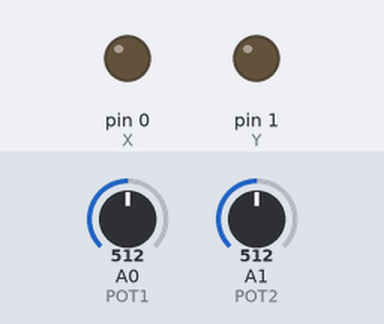
A sketch run on a simulated Arduino Uno, built with avr-gcc and run on an emulated ATmega328P. Parts: output pins drawn as LEDs (lit = HIGH). Inputs (shaded band) come from the test bench; at power-on: A0 (POT1) = 512, A1 (POT2) = 512.

Above: at 1.2 s.
1.3 s: A0 (POT1) set to 555
2.8 s: A0 (POT1) set to 573
At 4.0 s:
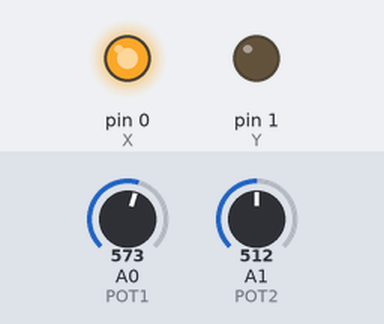
4.3 s: A1 (POT2) set to 533
At 4.8 s:
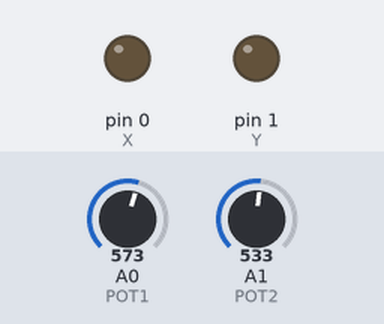
5.8 s: A1 (POT2) set to 608
7.3 s: A1 (POT2) set to 642
At 8.5 s:
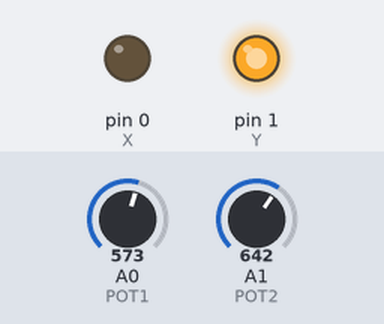
8.8 s: A0 (POT1) set to 716
At 9.4 s:
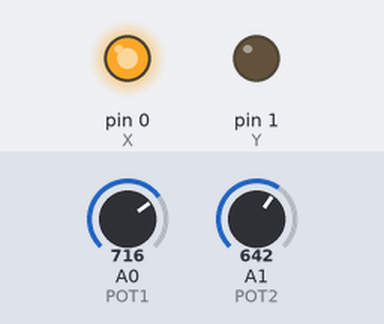
Timing chart, 0 to 11.3 s (numbered marks = the images above; inputs shaded):
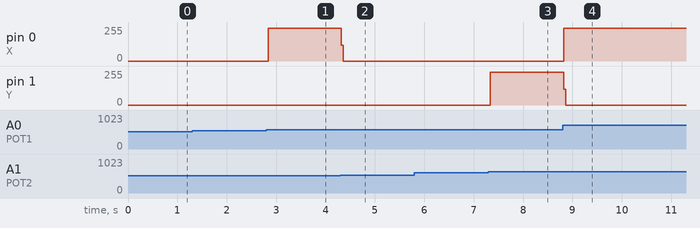

Measured:
- the behaviour switches between 563 and 564 on A0 (POT1) (found by bisection; images 0 and 1)
- the behaviour switches between 521 and 522 on A1 (POT2) (found by bisection; images 1 and 2)
- the behaviour switches between 624 and 625 on A1 (POT2) (found by bisection; images 2 and 3)
- after the input at 1.3 s, every drawn part: stays the same
- after the input at 2.8 s, pin 0 (X): 0/255 → 246/255 at once
- after the input at 4.3 s, pin 0 (X): 246/255 → 0/255 at once
- after the input at 5.8 s, every drawn part: stays the same
- after the input at 7.3 s, pin 1 (Y): 0/255 → 247/255 at once
- after the input at 8.8 s, pin 0 (X): 0/255 → 246/255 at once; pin 1 (Y): 247/255 → 0/255 at once

The sketch:

Forearm.ino
```cpp
int POT1 = A0;    // select the input pin for the potentiometer 1
int  POT2 = A1;    // select the input pin for the potentiometer 2
int X = 0;      //  select the pin for the motor control (FORWARD)
int Y = 1;      // select the  pin for the motor control (REVERSE)
int sensorValue1 = 0;  // variable to store  the value coming from POT1
int sensorValue2 = 0;  // variable to store the value  coming from POT2
void setup()
{ // declare X AND Y as an OUTPUT:
  pinMode(X,  OUTPUT);
  pinMode(Y, OUTPUT); }
void loop()
{  // read the values from  the POTS:
  sensorValue1 = analogRead(POT1);
  sensorValue2 = analogRead(POT2);
  // compare sensor values:
  if (sensorValue1 <= sensorValue2 + 50 || sensorValue1  >= sensorValue2 - 50)
{ digitalWrite(X, LOW);
  digitalWrite(Y, LOW);   }
  if (sensorValue1 < sensorValue2 - 51)
{ digitalWrite(X, LOW);
  digitalWrite(Y,  HIGH);   }
   if (sensorValue1 > sensorValue2 + 51)
{ digitalWrite(X, HIGH);
  digitalWrite(Y, LOW);    }  }
```
